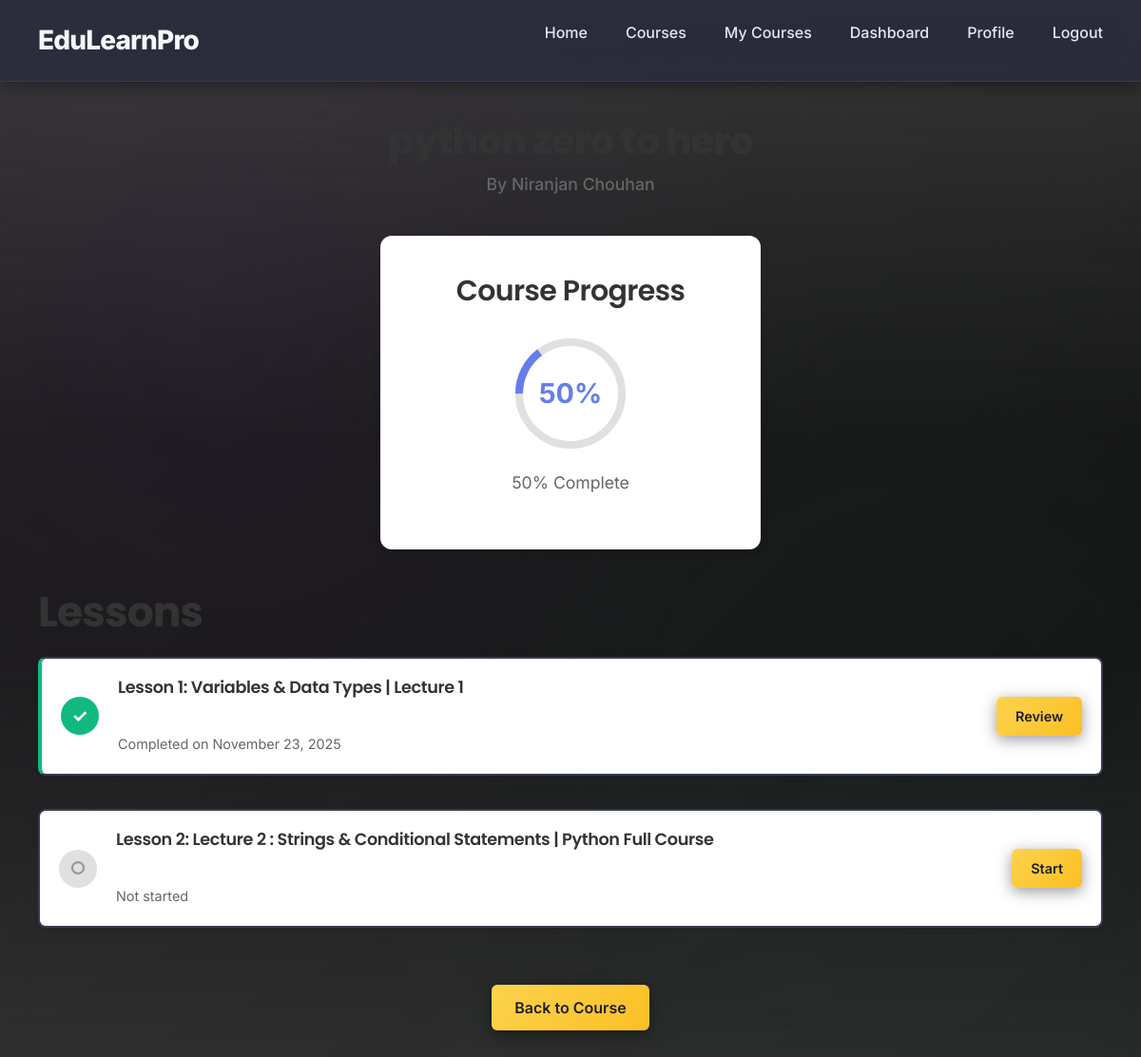
The app's page /enrollments/python-zero-to-hero/progress/ (signed in) with its own data.
### courses/models.py (models this page shows, shortened)
class Course(models.Model):
    CATEGORY_CHOICES = (
        ("development", "Development"),
        ("design", "Design"),
        ("marketing", "Marketing"),
        ("business", "Business"),
        ("data", "Data Science"),
        ('programming', "Programming"),
        ("other", "Other"),
    )
    CATEGORY_THUMBNAILS = {
        "development": "https://images.unsplash.com/photo-1518770660439-4636190af475?auto=format&fit=crop&w=1600&q=80",
        "design": "https://images.unsplash.com/photo-1523475472560-d2df97ec485c?auto=format&fit=crop&w=1600&q=80",
        "marketing": "https://images.unsplash.com/photo-1504384308090-c894fdcc538d?auto=format&fit=crop&w=1600&q=80",
        "business": "https://images.unsplash.com/photo-1450101499163-c8848c66ca85?auto=format&fit=crop&w=1600&q=80",
        "data": "https://images.unsplash.com/photo-1517430816045-df4b7de11d1d?auto=format&fit=crop&w=1600&q=80",
        "other": "https://images.unsplash.com/photo-1498050108023-c5249f4df085?auto=format&fit=crop&w=1600&q=80",
    }
    DEFAULT_THUMBNAIL = "https://images.unsplash.com/photo-1522075469751-3a6694fb2f61?auto=format&fit=crop&w=1600&q=80"
    STATUS_CHOICES = (
        ("draft", "Draft"),
        ("published", "Published"),
    )
    LEVEL_CHOICES = (
        ("beginner", "Beginner"),
        ("intermediate", "Intermediate"),
        ("advanced", "Advanced"),
        ("all", "All Levels"),
    )
    title = models.CharField(max_length=200)
    slug = models.SlugField(max_length=220, unique=True, blank=True)
    description = models.TextField(blank=True, null=True)
    instructor = models.ForeignKey(User, on_delete=models.CASCADE, related_name="courses")
    category = models.CharField(max_length=32, choices=CATEGORY_CHOICES, default="other")
    level = models.CharField(max_length=20, choices=LEVEL_CHOICES, default="all")
    thumbnail = models.ImageField(upload_to="course_thumbnails/", blank=True, null=True)
    promo_video_url = models.URLField(
        blank=True,
        null=True,
        help_text="Course preview/intro video URL (YouTube or direct video URL). This video will be displayed on the course detail page."
    )
    learning_outcomes = models.TextField(
        blank=True,
        null=True,
        help_text="List the key learning outcomes (one per line or use bullet points)"
    )
    status = models.CharField(max_length=20, choices=STATUS_CHOICES, default="draft")
    price = models.DecimalField(max_digits=10, decimal_places=2, default=0.00, null=True, blank=True)
    discounted_price = models.DecimalField(max_digits=10, decimal_places=2, default=0.00, null=True, blank=True)
    is_free = models.BooleanField(default=False, help_text="Check if this course is free")
    duration = models.CharField(
        max_length=50,
        blank=True,
        null=True,
        help_text="e.g., '6 weeks', '10 hours', '4 months'"
    )
    created_at = models.DateTimeField(auto_now_add=True)
    updated_at = models.DateTimeField(auto_now=True)
    class Meta:
        ordering = ("title",)

class Lesson(models.Model):
    course = models.ForeignKey(Course, on_delete=models.CASCADE, related_name="lessons")
    title = models.CharField(max_length=200)
    content = models.TextField()
    order = models.PositiveIntegerField(default=1)
    video_url = models.URLField(blank=True, null=True, help_text="YouTube URL or direct video URL")
    resources = models.FileField(upload_to="lesson_resources/", blank=True, null=True)
    created_at = models.DateTimeField(auto_now_add=True)
    updated_at = models.DateTimeField(auto_now=True)
    class Meta:
        ordering = ("course", "order", "id")
        unique_together = ("course", "order")

### users/models.py (models this page shows, shortened)
class User(AbstractUser):
    phone = models.CharField(max_length=15, blank=True, null=True)
    bio = models.TextField(blank=True, null=True)
    @property
    def role(self):
        profile = getattr(self, "profile", None)
        return profile.role if profile else None

### enrollments/models.py (models this page shows, shortened)
class LessonProgress(models.Model):
    enrollment = models.ForeignKey(Enrollment, on_delete=models.CASCADE, related_name="lesson_progress")
    lesson = models.ForeignKey(Lesson, on_delete=models.CASCADE, related_name="lesson_progress")
    completed = models.BooleanField(default=False)
    completed_at = models.DateTimeField(blank=True, null=True)
    class Meta:
        unique_together = ("enrollment", "lesson")
        ordering = ("lesson__order", "lesson__id")

### enrollments/views.py (the view)
# urls.py: path("<slug:slug>/progress/", views.course_progress, name="progress"),
@login_required
def course_progress(request, slug: str):
    course = get_object_or_404(
        Course.objects.select_related("instructor"), slug=slug
    )
    enrollment = get_object_or_404(
        Enrollment.objects.select_related("course"),
        user=request.user,
        course=course,
    )
    _ensure_lesson_progress(enrollment)
    lesson_progress_qs = (
        enrollment.lesson_progress.select_related("lesson")
        .order_by("lesson__order", "lesson__id")
    )
    progress_percentage = calculate_progress(enrollment)
    context = {
        "course": course,
        "lessons": lesson_progress_qs,
        "progress": progress_percentage,
    }
    return render(request, "enrollments/progress.html", context)

### enrollments/models.py (called while the page is built, shortened)
def calculate_progress(enrollment: Enrollment) -> int:
    total_lessons = enrollment.lesson_progress.count()
    if total_lessons == 0:
        enrollment.progress = 0
        enrollment.save(update_fields=["progress"])
        return 0
    completed_lessons = enrollment.lesson_progress.filter(completed=True).count()
    percentage = int((completed_lessons / total_lessons) * 100)
    percentage = min(100, max(0, percentage))
    was_completed = enrollment.is_completed
    is_now_completed = percentage == 100 and total_lessons > 0
    return percentage

### enrollments/views.py (called while the page is built)
def _ensure_lesson_progress(enrollment: Enrollment) -> None:
    existing_lesson_ids = set(
        enrollment.lesson_progress.values_list("lesson_id", flat=True)
    )
    missing_lessons = (
        Lesson.objects.filter(course=enrollment.course)
        .exclude(id__in=existing_lesson_ids)
        .order_by("order", "id")
    )
    LessonProgress.objects.bulk_create(
        [
            LessonProgress(enrollment=enrollment, lesson=lesson, completed=False)
            for lesson in missing_lessons
        ],
        ignore_conflicts=True,
    )

### templates/enrollments/progress.html (shortened to what this page needs)
{% extends 'base.html' %}
{% load static %}
{% block content %}
<div class="progress-page">
    <div class="container">
        <div class="progress-header">
            <h1>{{ course.title }}</h1>
            <p class="course-instructor">By {{ course.instructor.get_full_name|default:course.instructor.username }}</p>
        </div>
        <div class="progress-overview">
            <div class="progress-card">
                <h3>Course Progress</h3>
                <div class="progress-circle">
                    <svg class="progress-ring" width="120" height="120">
                        <circle class="progress-ring-circle-bg" cx="60" cy="60" r="54" fill="transparent" stroke="#e0e0e0" stroke-width="8"/>
                        <circle class="progress-ring-circle" cx="60" cy="60" r="54" fill="transparent" stroke="#667eea" stroke-width="8"
                                stroke-dasharray="{{ progress|floatformat:0 }} 339"
                                stroke-dashoffset="0"
                                transform="rotate(-90 60 60)"/>
                    </svg>
                    <div class="progress-percentage">{{ progress }}%</div>
                </div>
                <p class="progress-text">{{ progress }}% Complete</p>
            </div>
        </div>
        <div class="lessons-progress-section">
            <h2>Lessons</h2>
            <div class="lessons-list">
                {% for lesson_progress in lessons %}
                    <div class="lesson-item {% if lesson_progress.completed %}completed{% endif %}">
                        <div class="lesson-status">
                            {% if lesson_progress.completed %}
                                <span class="status-icon completed-icon">✓</span>
                            {% else %}
                                <span class="status-icon pending-icon">○</span>
                            {% endif %}
                        </div>
                        <div class="lesson-content">
                            <h3>
                                <a href="{% url 'courses:lesson' course.slug lesson_progress.lesson.pk %}">
                                    Lesson {{ lesson_progress.lesson.order }}: {{ lesson_progress.lesson.title }}
                                </a>
                            </h3>
                            {% if lesson_progress.completed and lesson_progress.completed_at %}
                                <p class="lesson-completed-date">Completed on {{ lesson_progress.completed_at|date:"F d, Y" }}</p>
                            {% else %}
                                <p class="lesson-status-text">Not started</p>
                            {% endif %}
                        </div>
                        <div class="lesson-actions">
                            <a href="{% url 'courses:lesson' course.slug lesson_progress.lesson.pk %}" class="btn btn-sm btn-primary">
                                {% if lesson_progress.completed %}Review{% else %}Start{% endif %}
                            </a>
                        </div>
                    </div>
                {% empty %}
                    <p class="no-lessons">No lessons available for this course.</p>
                {% endfor %}
            </div>
        </div>
        <div class="course-actions-section">
            <a href="{% url 'courses:detail' course.slug %}" class="btn btn-secondary">Back to Course</a>
        </div>
    </div>
</div>
{% endblock %}

### templates/enrollments/progress.html (style rules this page uses)
.progress-page { padding: 40px 0; min-height: 60vh; }
.progress-header { text-align: center; margin-bottom: 40px; }
.progress-header h1 { font-size: 2.5rem; color: #333; margin-bottom: 10px; }
.course-instructor { color: #666; font-size: 1.1rem; }
.progress-overview { margin-bottom: 40px; }
.progress-card { background: white; padding: 40px; border-radius: 12px; box-shadow: 0 2px 8px rgba(0, 0, 0, 0.1); text-align: center; max-width: 400px; margin: 0 auto; }
.progress-card h3 { margin-bottom: 30px; color: #333; }
.progress-circle { position: relative; width: 120px; height: 120px; margin: 0 auto 20px; }
.progress-ring { transform: rotate(-90deg); }
.progress-percentage { position: absolute; top: 50%; left: 50%; transform: translate(-50%, -50%); font-size: 1.8rem; font-weight: bold; color: #667eea; }
.progress-text { color: #666; font-size: 1.1rem; }
.lessons-progress-section { margin-bottom: 40px; }
.lessons-progress-section h2 { margin-bottom: 20px; color: #333; }
.lessons-list { display: flex; flex-direction: column; gap: 15px; }
.lesson-item { background: white; padding: 20px; border-radius: 8px; box-shadow: 0 2px 4px rgba(0, 0, 0, 0.1); display: flex; align-items: center; gap: 20px; transition: all 0.3s ease; }
.lesson-item.completed { border-left: 4px solid #10b981; }
.lesson-status { flex-shrink: 0; }
.status-icon { width: 40px; height: 40px; border-radius: 50%; display: flex; align-items: center; justify-content: center; font-size: 1.2rem; font-weight: bold; }
.completed-icon { background: #10b981; color: white; }
.pending-icon { background: #e0e0e0; color: #999; }
.lesson-content { flex: 1; }
.lesson-content h3 { margin: 0 0 5px 0; font-size: 1.1rem; }
.lesson-content h3 a { color: #333; text-decoration: none; }
.lesson-completed-date, .lesson-status-text { margin: 0; color: #666; font-size: 0.9rem; }
.lesson-actions { flex-shrink: 0; }
.course-actions-section { display: flex; justify-content: center; gap: 15px; margin-top: 30px; }

### records on screen
Course: instructor.get_full_name "Niranjan Chouhan"
LessonProgress: lesson.order "1", lesson "Variables & Data Types | Lecture 1", completed_at "November 23, 2025", completed "Review"
LessonProgress: lesson.order "2", lesson "Lecture 2 : Strings & Conditional Statements | Python Full Course", completed "Not started"

### other values on screen
{{ progress }} "50"
